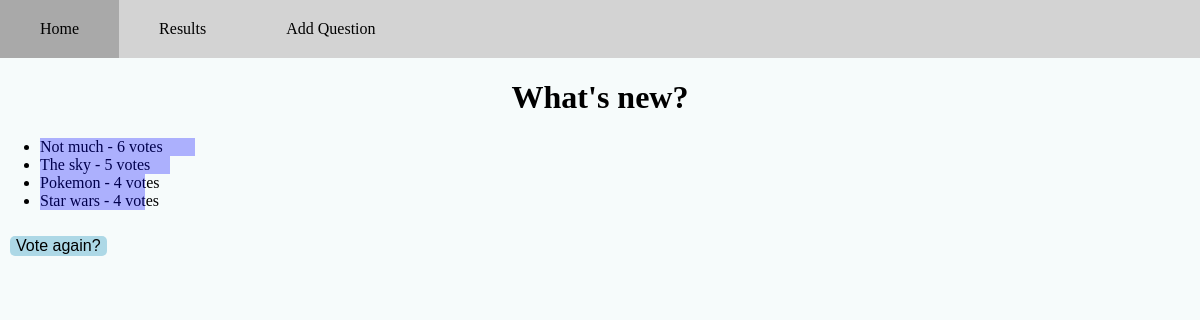
Page /polls/1/results/ on the committed database.
### polls/models.py (models this page shows, shortened)
class Question(models.Model):
    question_text = models.CharField(max_length=200)
    pub_date = models.DateTimeField("Date published", default=timezone.now())
    total_votes = models.IntegerField(default=0)

class Choice(models.Model):
    question = models.ForeignKey(Question, on_delete=models.CASCADE)
    choice_text = models.CharField(max_length=200)
    votes = models.IntegerField(default=0)
    percent = models.FloatField(default=0)

### polls/views.py (the view)
# urls.py: path("<int:question_id>/results/", views.results, name="results"),
def results(request, question_id):
    question = get_object_or_404(Question, pk=question_id)
    totalNum = 0
    for choice in question.choice_set.all():
        totalNum+=choice.votes
    for choice in question.choice_set.all():
        choice.percent = F("votes") * 100 / totalNum
        choice.save()
    question.total_votes = totalNum
    question.save()
    return render(request, "polls/results.html", {"question" : question})

### polls/templates/polls/results.html
{% extends 'polls/base.html' %}
{% block content %}
<body>
    <h1 id="title">{{question.question_text}}</h1>
    <ul>
        {% for choice in question.choice_set.all %}
            <li class="surveyResults">
                <div class="surveyBar" style="width: {% widthratio 5 1 choice.percent %}px;"></div>
                {{choice.choice_text}} - {{choice.votes}} vote{{ choice.votes|pluralize }}
            </li>
        {% endfor %}
    </ul>
    <p>
        <button> <a href={% url "polls:detail" question.id %}>Vote again?</a></button>
    </p>
</body>
{% endblock content %}

### polls/static/css/style.css (style rules this page uses)
#title { text-align: center; }
body { margin: 0; background-color: #f6fbfb; }
a { text-decoration: none; color: black; }
button, input[type="submit"] { background-color: lightblue; border-width: 0px; text-align: center; border-radius: 5px; font-size: 16px; margin: 10px; }
.surveyBar { position: absolute; top: 4; left: 0; width: 100%; height: 100%; background-color: blue; height: 10; opacity: 30%; }
li.surveyResults { position: relative; }

### rows in the picture
Question: question_text "What's new?"
Choice: percent 31 (drawn), choice_text "Not much", votes "6"
Choice: percent 26 (drawn), choice_text "The sky", votes "5"
Choice: percent 21 (drawn), choice_text "Pokemon", votes "4"
Choice: percent 21 (drawn), choice_text "Star wars", votes "4"
